Frame 1 (no input): blank canvas, image omitted
Frame 60 (the mouse pressed at the canvas centre just before this capture): blank canvas, image omitted
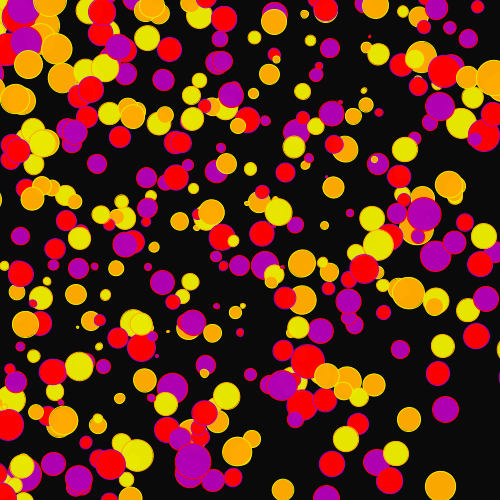
Frame 120 (the mouse held since frame 60 and released just before this capture)

The Processing sketch whose frames 1 and 60 were blank and that drew this single picture after the mouse press (run headless with seeded random() and noise(); from frame 60 on, the mouse is pressed at the canvas centre):

// Processing sketch: processing_3417
// ── processing_3417.pde

float margen, sp;

void setup(){
  noCursor();
  margen = (float)mouseX;
  sp = 25;
  size(500,500);
  smooth();
  background(0);
}
 
void draw(){
  background(10);
  
  for(float x = margen; x <= width; x += sp ){
    for(float y = margen; y <= height; y += sp){
      float d;
      d = sqrt(((float)mouseX - x)*((float)mouseX - x) + ((float)mouseY - y)*((float)mouseY - y));
      rotate((float)mouseX/40000);
      fill(#FF0000,(float)mouseX); //rojo
      stroke(#B100B4,(float)mouseY); //morado
      ellipse (x,y, d/10, d/10);

      rotate(30);
      fill(#FFAA00,(float)mouseY); //naranja
      stroke(#EAEA00,(float)mouseX); //amarillo
      ellipse (x,y, d/10, d/10);

      rotate(45);
      fill(#B100B4,(float)mouseX); //morado
      stroke(#FF0000,(float)mouseY); //rojo
      ellipse (x,y, d/10, d/10);
      
      rotate(10);
      fill(#EAEA00,(float)mouseY); //amarillo
      stroke(#FFAA00,(float)mouseX); //naranja
      ellipse (x,y, d/10, d/10);

    }
  }
}
